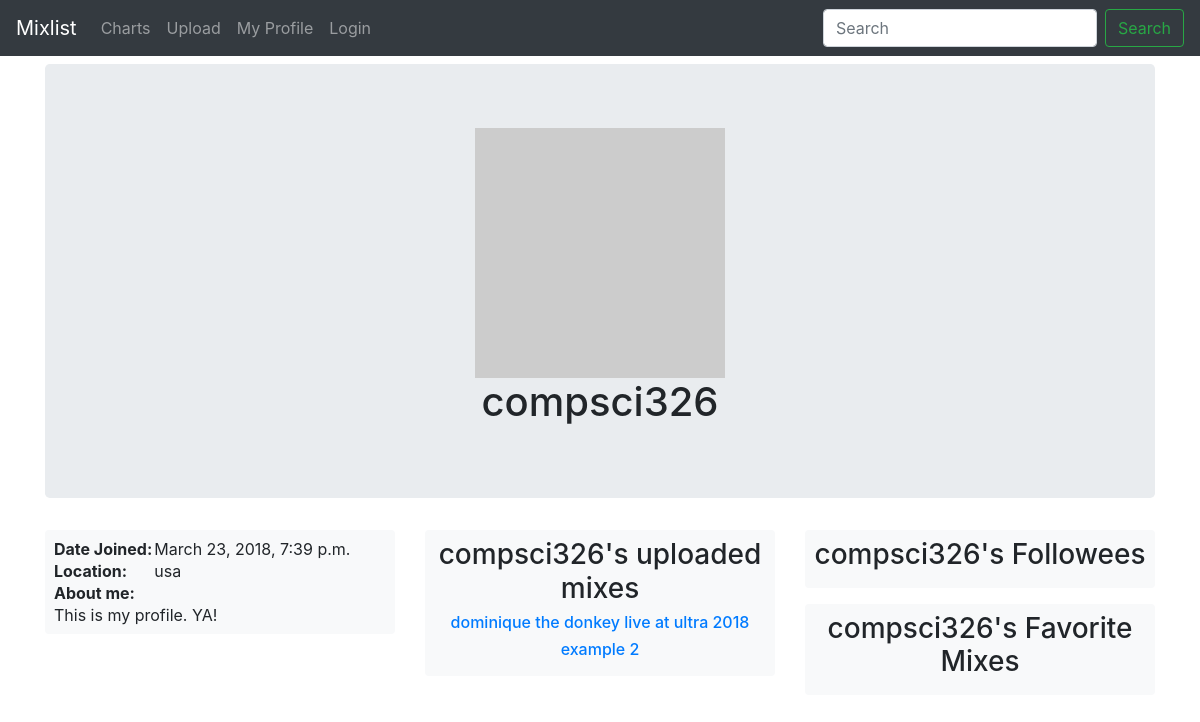
The page /profile/1 on the database as committed earlier.
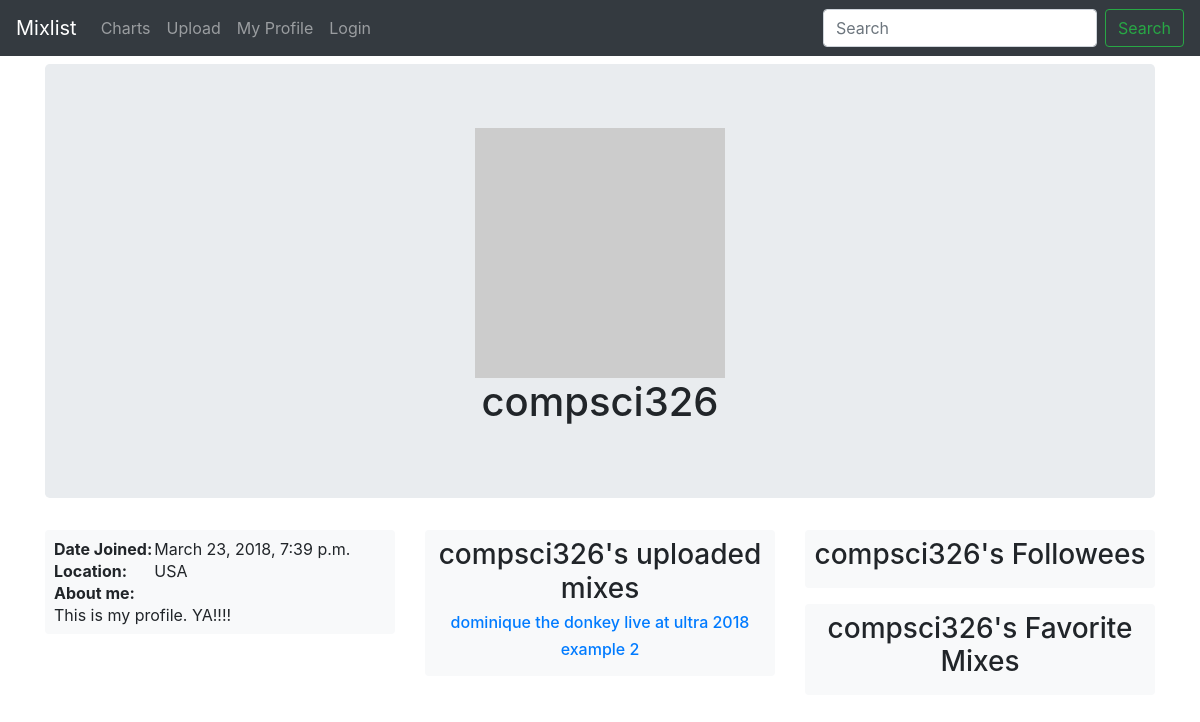
The same page on the database as committed later.
### mixlist/models.py (models this page shows, shortened)
class Profile(models.Model):
    user = models.OneToOneField(User, on_delete=models.CASCADE)
    profile_image = models.FileField(blank=True, null=True)
    location = models.CharField(max_length = 25, blank=True, null=True)
    about_me = models.TextField(blank=True, null=True)
    favorites = models.ManyToManyField('Mix', blank=True)
    following = models.ManyToManyField('self', blank=True)

class Mix(models.Model):
    audio_file = models.FileField() # TODO: Pass in a storage param
    title = models.CharField(max_length=80)
    artist = models.CharField(max_length=80, blank=True, null=True)
    image = models.FileField(blank=True, null=True)
    slug = models.SlugField() # title_of_song_with_underscores_as_spaces
    uploader = models.ForeignKey(Profile, on_delete=models.CASCADE, related_name="mixes")
    length = models.DurationField()
    upload_date = models.DateTimeField(auto_now_add=True)
    description = models.CharField(max_length=200, blank=True, null=True)
    like_count = models.IntegerField(default=0)
    play_count = models.IntegerField(default=0)
    playlist = models.ManyToManyField('Track', through='PlaylistMembership')
    def get_absolute_url(self):
        return reverse('mix-detail', args=[str(self.slug)])

### mixlist/views.py (the view)
# urls.py: path('profile/<int:pk>', ProfileView.as_view(), name='profile'),
class ProfileView(generic.DetailView):
    model = Profile
    template_name = 'profile_template.html'
    def get_context_data(self, **kwargs):
        context = super(ProfileView, self).get_context_data(**kwargs)
        context['follows'] = Follows.objects.filter(owner__user=self.kwargs['pk'])
        bfollows = []
        for rel in Follows.objects.filter(follows__user=self.kwargs['pk']):
            bfollows.append(rel.owner)
        context['bfollows'] = bfollows
        context['mixs'] = Mix.objects.filter(uploader__user=self.kwargs['pk'])
        return context

### mixlist/templates/profile_template.html (shortened to what this page needs)
{% extends "base_generic.html" %}
{% load static %}
{% block css %}<link rel="stylesheet" type="text/css" href="{% static 'mixlist/profile.css' %}" />{% endblock %}
{% block content %}
<div class="container">
 	<div class="row">
		<div class="col-lg-12 mt-2">
			<div class="jumbotron">
				{% if profile.profile_image %}
                <img src="{{ profile.profile_image.url }}" height="250" width="250">
                {% else %}
                <img src="http://via.placeholder.com/250x250">
                {% endif %}
				<h1 id="username">{{ profile.user.username }}</h1>
			</div>
			<div class="row">
		    	<div class="col-lg-4">
					<div class="bg-light p-2 rounded">
						<table>
							<tr>
								<td><b>Date Joined:</b></td>
								<td>{{ profile.user.date_joined }}</td>
							</tr>
							<tr>
								<td><b>Location:</b></td>
								<td>{{ profile.location }}
							</tr>
							<tr>
								<td><b>About me:</b></td>
							</tr>
							<tr>
								<td colspan=2 style="word-wrap: break-word">{{ profile.about_me }}</td>
							</tr>
						</table>
					</div>
				</div>
		    	<div class="col-lg-4">
					<div class="bg-light p-2 rounded">
						<h3>{{ profile.user.username }}'s uploaded mixes</h3>
						<div class="mixes">
							{% for mix in mixs %}
							<h6><a href="{{mix.get_absolute_url}}">{{ mix.title }}</a></h6>
							{% endfor %}
						</div>
					</div>
		    	</div>
		    	<div class="col-lg-4">
					<div class="bg-light p-2 rounded">
						<h3>{{ profile.user.username }}'s Followees</h3>
					</div>
					<div class="bg-light p-2 rounded">
						<h3>{{ profile.user.username }}'s Favorite Mixes</h3>
					</div>
		    	</div>
			</div>
		</div>
  	</div>
</div>
{% endblock %}

### mixlist/templates/base_generic.html (shortened to what this page needs)
{% load static %}
<html>
    <head>
        <link rel="stylesheet" href="https://maxcdn.bootstrapcdn.com/bootstrap/4.0.0/css/bootstrap.min.css">
        <link rel="stylesheet" type="text/css" href="{% static 'mixlist/site.css' %}" />
        {% block css %}{% endblock %}
    </head>
    <body>
        {% block navbar %}
        <nav class="navbar navbar-expand-md navbar-dark fixed-top bg-dark">
            <a class="navbar-brand" href="{% url 'main-page' %}">Mixlist</a>
            <div class="collapse navbar-collapse" id="navbarCollapse">
                <ul class="navbar-nav mr-auto">
                <li class="nav-item">
                    <a class="nav-link" href="{% url 'view-charts' %}">Charts</a>
                </li>
				<li class="nav-item">
                    <a class="nav-link" href="{% url 'upload-mix' %}">Upload</a>
                </li>
                {% if user.is_authenticated %}
                    <li class="nav-item dropdown">
                        <a class="nav-link dropdown-toggle" href="#" id="navbarDropdown" role="button" data-toggle="dropdown" aria-haspopup="true" aria-expanded="false">
                          {{ user.get_username }}
                        </a>
                        <div class="dropdown-menu" aria-labelledby="navbarDropdownMenuLink">
                            <a class="dropdown-item" href="{% url 'profile' user.pk %}">My Profile</a>
                            <a class="dropdown-item" href="{% url 'edit-profile' %}">Edit Profile</a>
                        </div>
                    </li>
                    <li class="nav-item">
                        <a class="nav-link" href="{% url 'logout'%}?next={{request.path}}">Logout</a>
                    </li>
                {% else %}
                    <li class="nav-item">
                        <a class="nav-link" href="{% url 'login'%}?next={% url 'main-page'%}">My Profile</a>
                    </li>
                    <li class="nav-item">
                        <a class="nav-link" href="{% url 'login'%}?next={{request.path}}">Login</a>
                    </li>
                {% endif %}
                </ul>
				<form class="form-inline my-2 my-lg-0">
					<input class="form-control mr-sm-2" type="search" placeholder="Search" aria-label="Search">
					<button class="btn btn-outline-success my-2 my-sm-0" type="submit">Search</button>
				</form>
            </div>
        </nav>
        {% endblock %}
        {% block content %}
        {% endblock %}
    </body>
</html>

### mixlist/static/mixlist/site.css (style rules this page uses)
body { padding-top: 56px; }

### mixlist/static/mixlist/profile.css (style rules this page uses)
div { text-align: center; }
div.mixes { overflow: auto; }

Rows that differ between the two databases and show on the page:
changed Profile "compsci326": location "usa" → "USA"; about_me "This is my profile. YA!" → "This is my profile. YA!!!!"
